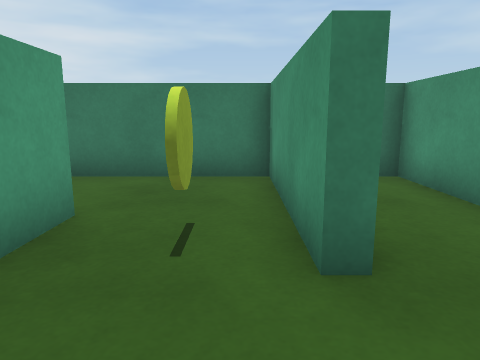
View 1 (above)

16 first-person views from a walk through a 3-D level made in the Unity game engine. The camera is 0.62 m above the floor, tilts 10° down and sees 70° across. The floor is counted in squares, 0.5 m on a side. Each view is taken from the middle of a square. On the plan, view 1 faces up. The plan holds only what a view shows up to about 14 squares ahead; the rest is blank. The player is left out.

View 2
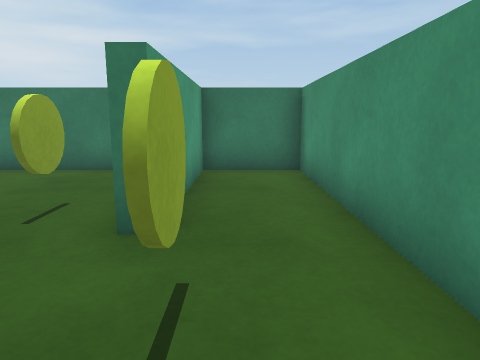

View 3
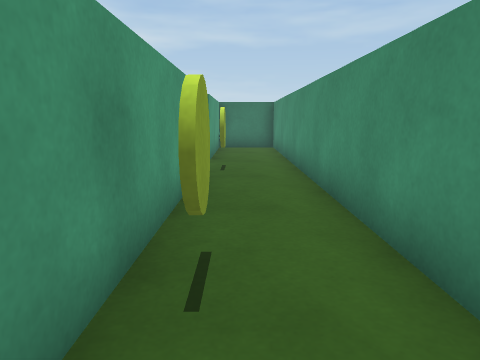

View 4
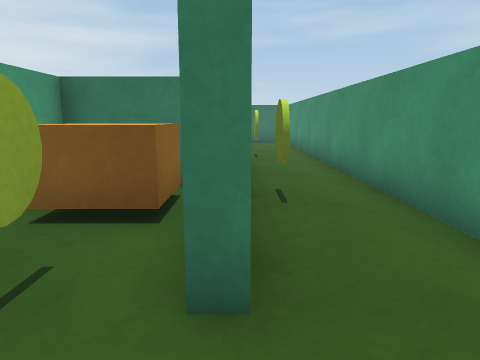

View 5
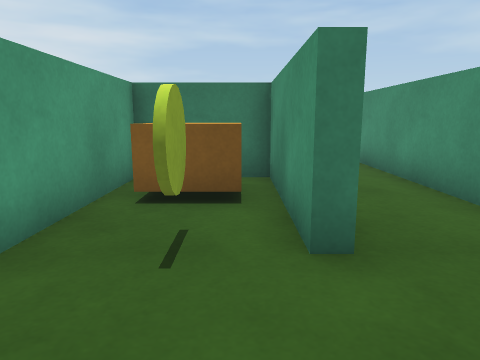

View 6
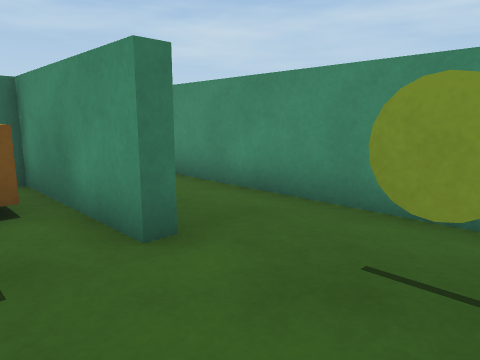

View 7
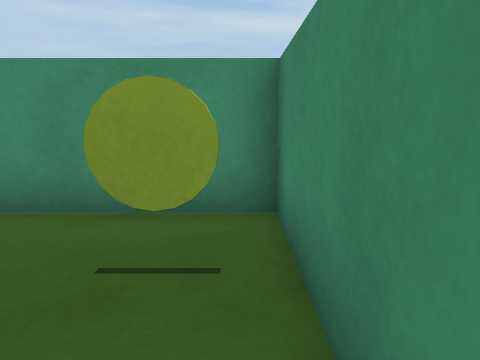

View 8
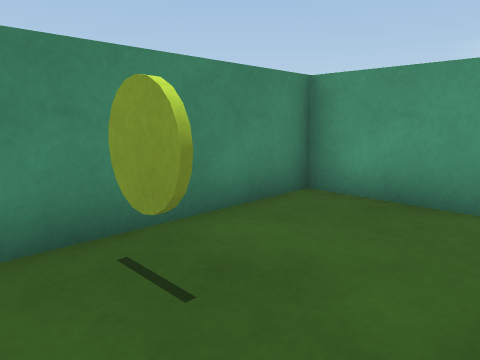

View 9
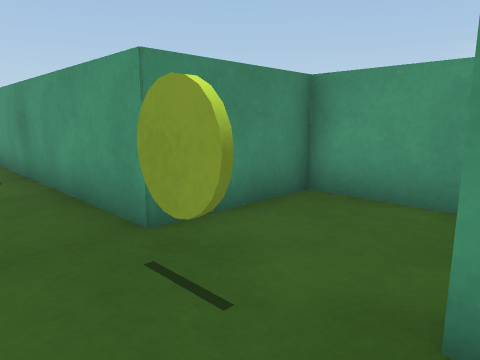

View 10
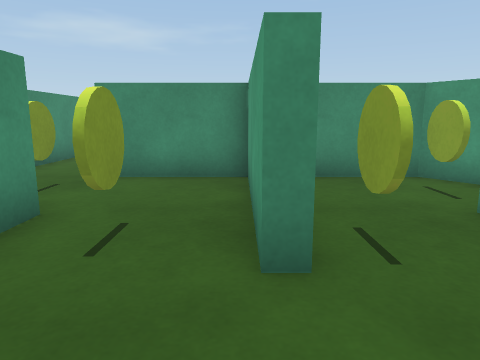

View 11
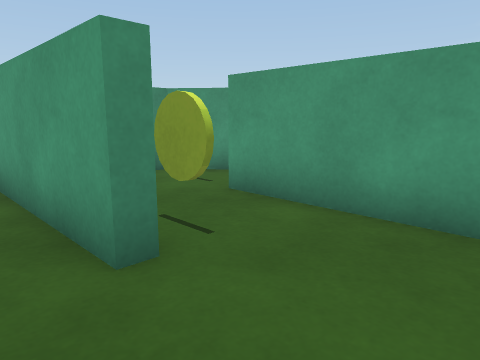

View 12
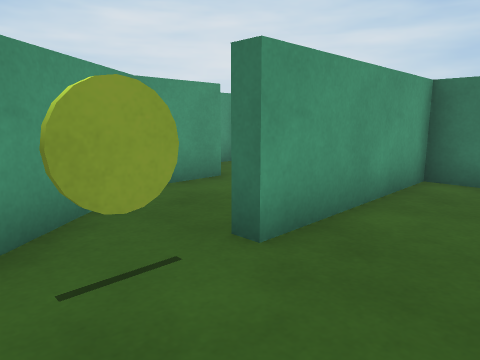

View 13
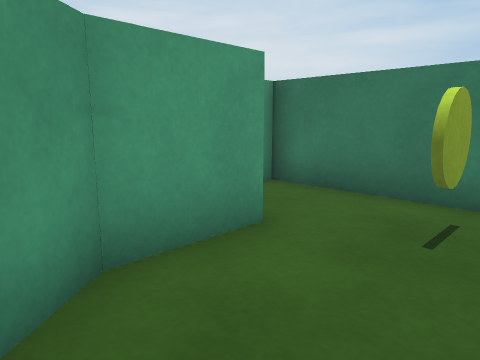

View 14
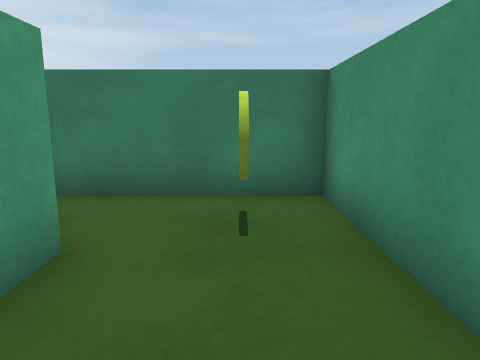

View 15
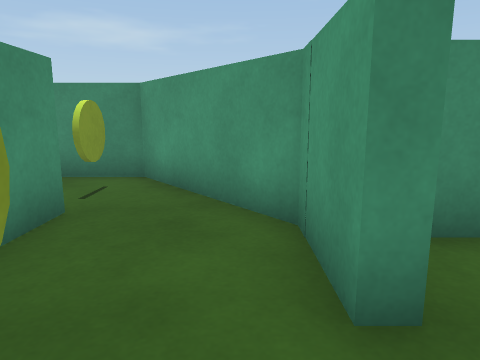

View 16
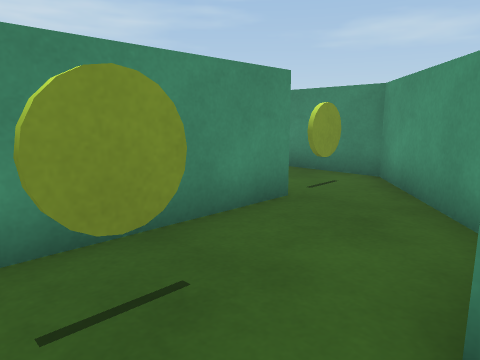

### Floor plan
Ten units are one square. View 1 is at (0, 0); x grows to the right and y downward. Boxes are objects, and circles mark ways between rooms. Rooms are numbered by the first view taken in them; rooms with no view inside come last. Other rooms are left out.
<svg viewBox="-111 -80 151 210">
<path fill="none" stroke="#000" d="M11 90 7 90 7 46 -22 46 -22 125 35 125 35 -75 11 -75 11 -26 7 -26M-22 -25 -22 4 11 4 11 81M-26 -44 -22 -44 -22 -25M7 -26 7 -75 -52 -75 -52 -46M-52 -46 -52 -26 -56 -26M-71 -12 -59 4 -34 4M-87 -51 -87 -31 -71 -12M-56 -26 -56 -75 -85 -75M-91 -51 -87 -51M-85 -75 -105 -75 -105 -68M-106 -35 -100 -35"/>
<rect x="-15" y="85" width="10" height="10" fill="#bbb"><title>coin</title></rect>
<rect x="-15" y="55" width="20" height="20" fill="#bbb"><title>orange block</title></rect>
<rect x="15" y="105" width="10" height="10" fill="#bbb"><title>coin</title></rect>
<rect x="15" y="45" width="10" height="10" fill="#bbb"><title>coin</title></rect>
<rect x="15" y="-15" width="10" height="10" fill="#bbb"><title>coin</title></rect>
<rect x="-15" y="-45" width="10" height="20" fill="#bbb"><title>coin</title></rect>
<rect x="-55" y="-15" width="10" height="10" fill="#bbb"><title>coin</title></rect>
<rect x="-35" y="-45" width="10" height="10" fill="#bbb"><title>coin</title></rect>
<rect x="-75" y="-65" width="10" height="10" fill="#bbb"><title>coin</title></rect>
<circle cx="-5" cy="-35" r="3" fill="#2a7"/>
<circle cx="-35" cy="-35" r="3" fill="#2a7"/>
<circle cx="-70" cy="-20" r="3" fill="#2a7"/>
<circle cx="-90" cy="-65" r="3" fill="#2a7"/>
<text x="20" y="40">1</text>
<text x="-20" y="-50">2</text>
<text x="-40" y="-20">3</text>
<text x="-70" y="-50">4</text>
<text x="-100" y="-60">5</text>
</svg>
Room 1 opens to room 2. Room 2 opens to room 3. Room 3 opens to room 4. Room 4 opens to room 5.

Where each view was taken, in squares from view 1:
view 1: 0 up, 0 right, facing up
view 2: 1 down, 2 right, facing up
view 3: 8 down, 2 right, facing up
view 4: 11 down, 1 right, facing up
view 5: 12 down, 0 right, facing up
view 6: 12 down, 1 left, facing up-right
view 7: 12 down, 1 left, facing right
view 8: 9 down, 3 right, facing down-left
view 9: 3 up, 3 right, facing down-left
view 10: 7 up, 2 left, facing down
view 11: 7 up, 1 left, facing down-left
view 12: 0 up, 3 left, facing up-left
view 13: 2 up, 6 left, facing up-left
view 14: 2 up, 7 left, facing up
view 15: 7 up, 8 left, facing down
view 16: 7 up, 9 left, facing down-right
